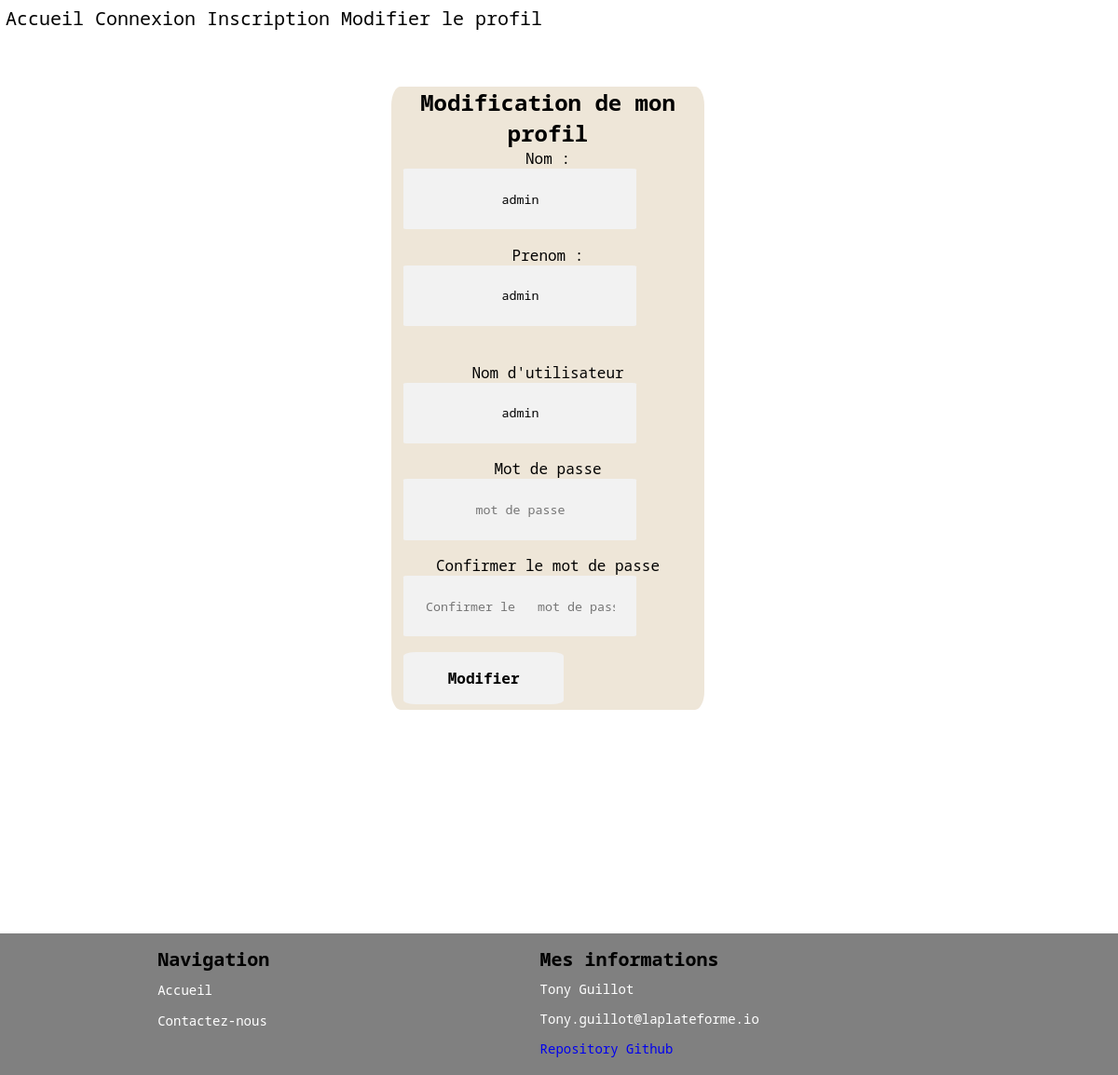
Page /profil1.php (signed in) on the committed database.
### tables this page shows
CREATE TABLE IF NOT EXISTS `utilisateurs` (
  `id` int(255) NOT NULL AUTO_INCREMENT,
  `login` varchar(255) NOT NULL,
  `nom` varchar(255) NOT NULL,
  `prenom` varchar(255) NOT NULL,
  `password` varchar(255) NOT NULL,
  PRIMARY KEY (`id`)
);

### profil1.php (the view, shortened to what this page needs)
<?php
$servname = 'localhost';
$dbname = 'tony-guillot_moduleconnexion';
$user = 'tonyguillot';
$mdp ='toto199800912';
$bdd = new PDO("mysql:host=$servname;dbname=$dbname","$user","$mdp");
$bdd-> setAttribute(PDO::ATTR_ERRMODE, PDO::ERRMODE_EXCEPTION);
try{
if(isset($_SESSION['id'])){
    $requser = $bdd->prepare("SELECT * FROM utilisateurs WHERE id =? ");
    $requser->execute(array($_SESSION['id']));
    $user = $requser->fetch();
}
} catch(PDOException $e){
    echo 'echec : ' .$e->getMessage();
}
?>
<!DOCTYPE html>
<html lang="en">
<head>
    <link rel="stylesheet" href="style.css">
</head>
<body>
    <header>
            <nav>
                <ul>
                     <li>
                        <a href="index.php">Accueil</a>
                        <a href="connexion.php">Connexion</a>
                        <a href="inscription1.php">Inscription</a>
                        <a href="profil1.php">Modifier le profil</a>
                    </li>
                </ul>
            </nav>
    </header>
            <main class="modif1">
                <form classe="modif" action="#" method="post">
                <h2>Modification de mon profil</h2>
                <label>Nom :</label>
                    <input classe ="input-profil" type="text" name="newnom" placeholder="nom" value="<?php echo @$user['nom']?>">
                    <label>Prenom : </label>
                    <input classe ="input-profil" type="text" name="newprenom" placeholder="prenom" value="<?php echo @$user['prenom']?>"><br>
                    <label>Nom d'utilisateur</label>
                    <input type="text" name="newlogin" placeholder="nom d'utilisateur" value="<?php echo @$user['login']?>">
                    <label>Mot de passe</label>
                    <input classe ="input-profil" type="password" name='newmdp' placeholder="mot de passe" >
                    <label>Confirmer le mot de passe</label>
                    <input classe ="input-profil" type="password" name='newmdp2' placeholder="Confirmer le   mot de passe">
                    <input  id='modifier' type="submit" value="Modifier">
                </form>
</main>
<footer class="footer">
<ul class="navigation">
    <h3 class="navi">Navigation</h3>
    <li><a href="index.html">Accueil</a></li>
    <li><a href="voyage6.html">Contactez-nous</a></li>
</ul>
<ul class="contact">
    <h3 class="info">Mes informations</h3>
    <li>Tony Guillot</li>
    <li>Tony.guillot@laplateforme.io</li>
    <li><a href="https://github.com/tony-guillot/module-connexion.git">Repository Github</a></li>
</ul>
</footer>
</body>
</html>

### style.css (style rules this page uses)
* { text-decoration: none; list-style: none; margin: 0; padding: 0; font-family: 'Noto Sans Mono', monospace; }
body { padding: 0; margin: 0; }
nav { font-family: 'Noto Sans Mono', monospace; font-size: 20px; display: flex; justify-content: space-between; padding-top: 0.5%; padding-left: 0.5%; }
.modif1 { margin-top: 5%; background-color: #EEE6D8; border-radius: 3%; text-align: center; font-family: 'Noto Sans Mono', monospace; display: flex; flex-direction: column; justify-content: center; margin-left: 35%; width: 28%; }
input { display: flex; flex-direction: column; margin-left: 4%; margin-right: 4%; }
.formulaire input, .formulaire2 input, .modif1 input { text-align: center; padding: 7%; border-radius: 2%; margin-bottom: 5%; border: none; background-color: #f2f2f2; outline: none; box-sizing: content-box; }
label { padding-bottom: 2%; line-height: 0.5rem; }
input[type='submit'] { text-align: center; padding: 5% 8%; border: none; width: 15%; display: flex; align-self: center; border-radius: 8%; margin-bottom: 2%; font-size: 16px; font-weight: bolder; cursor: pointer; }
#modifier { margin-top: 2%; width: 35%; }
nav ul li a { color: black; text-decoration: none; }
.footer { margin-top: 20%; width: 100%; height: 100%; background-color: grey; display: flex; flex-direction: row; justify-content: space-around; font-family: 'Noto Sans Mono', monospace; }
.footer ul li a { transition: all 0.3s ease; }
.footer ul li { transition: all 0.3s ease; }
.navigation { margin-left: 2%; padding-top: 1%; padding-bottom: 1%; line-height: 2rem; }
.navi { font-size: 20px; color: black; }
.navigation a { color: white; font-size: 14px; }
.contact { color: white; line-height: 2rem; padding-top: 1%; padding-bottom: 1%; margin-right: 20%; font-size: 14px; }
.info { color: black; font-size: 20px; }

### rows in the picture
utilisateurs: newnom "admin", newprenom "admin", newlogin "admin"
